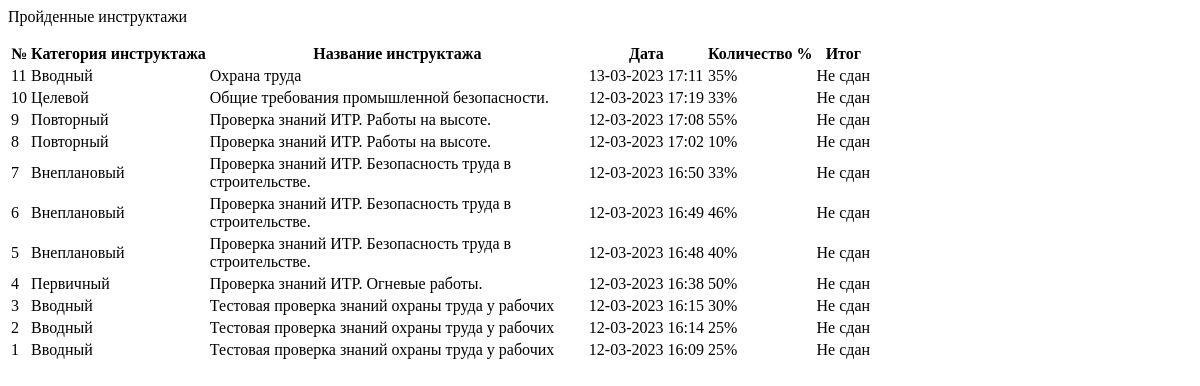
Page /account/profile/passed_inst/ (signed in) on the earlier database version.
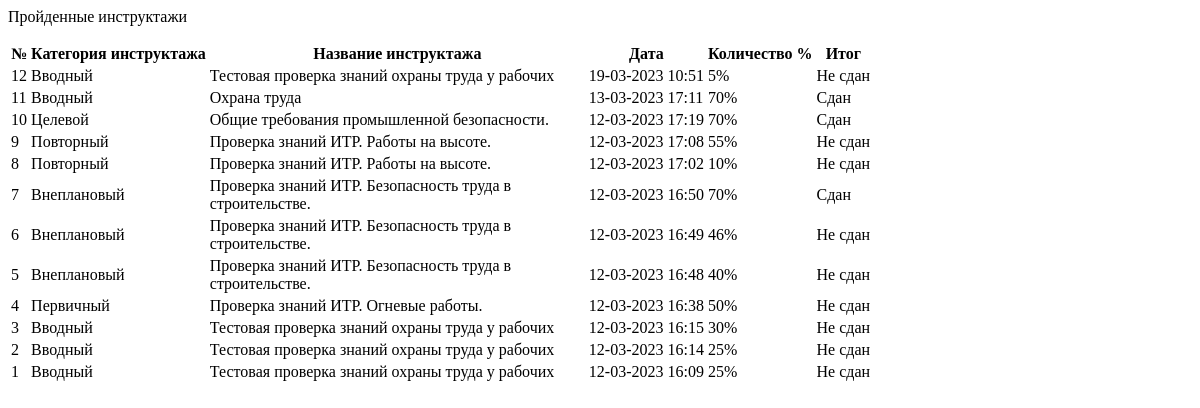
Same page on the later database version.
### initru/models.py (models this page shows, shortened)
class res(models.Model):
    user  = models.ForeignKey( CustomUser, on_delete=models.CASCADE, verbose_name='Пользователь')
    instruction  = models.ForeignKey( inst, on_delete=models.CASCADE, verbose_name='Инструктаж')
    quiz = models.ForeignKey(test, on_delete=models.CASCADE, verbose_name= 'Тест')
    date_instruction = models.DateTimeField( 'Дата прохождения инструктажа')
    date_instruction_end = models.DateTimeField('Повторное прохождение', null=True)
    result = models.IntegerField( 'Результат в %')
    mark = models.CharField('Прошел', max_length=255)
    class Meta:
        verbose_name = 'Результат'
        verbose_name_plural = 'Результаты'

class inst(models.Model):
    name_instruction = models.CharField(
        'Название инструктажа',
        max_length=64
    )
    date_period = models.IntegerField(
        'Период инструктажа'
    )
    def __str__(self):
        return f'{self.name_instruction}'
    class Meta:
        verbose_name = 'Инструктаж'
        verbose_name_plural = 'Инструктажи'

class test(models.Model):
    instruction = models.ForeignKey( inst, on_delete=models.CASCADE, verbose_name='Инструктаж' )
    name_test = models.CharField( 'Название теста инструктажа', max_length=125 )
    number_of_questions = models.IntegerField('Количество вопросов') ##
    time = models.IntegerField('Ограничение по времени') ##
    required_score_to_pass = models.IntegerField('Рекомендуемый балл в %', help_text='Рекомендуемый балл в %')
    type_user  = models.ForeignKey(typeuser, on_delete=models.CASCADE, verbose_name='Тип пользователя')
    file = models.FileField( 'Файл к тесту', upload_to='instr/', null=True, blank=True)
    class Meta:
        verbose_name = 'Тест'
        verbose_name_plural = 'Тесты'

### initru/views.py (the view)
# urls.py: path('account/profile/passed_inst/', passedView, name="passed_brief_view"),
@login_required
def passedView(request):
    page_name = 'passed_inst.html'
    obj_res = res.objects.filter(user= request.user).order_by("-date_instruction")
    values = {
        'obj':obj_res
    }
    return render(request, page_name, values)

### initru/templates/passed_inst.html
{% load static %}
<div style = 'max-width: 920px;'>
    <p class='text-uppercase text-secondary' style="font-family: 'Inter-Bold';">Пройденные инструктажи</p>
    <div>
        <table class = 'table table-hover table-sm'>
            <thead >
                <tr>
                    <th class = 'text-secondary' scope="col">№</th>
                    <th class = 'text-secondary' scope="col">Категория инструктажа</th>
                    <th class = 'text-secondary' scope="col">Название инструктажа</th>
                    <th class = 'text-secondary' scope="col">Дата</th>
                    <th class = 'text-secondary' scope="col">Количество %</th>
                    <th class='text-center text-secondary' scope="col">Итог</th>
                </tr>
            </thead>
            <tbody>
                {% for o in obj %}
                    <tr>
                        <td>{{ forloop.revcounter }}</td>
                        <td>{{ o.instruction }}</td>
                        <td style = 'max-width: 375px;'>{{ o.quiz.name_test }}</td>
                        <td>{{ o.date_instruction|date:'d-m-Y H:i' }}</td>
                        <td class = 'text-center'>{{ o.result }}%</td>
                        {% if o.mark == 'Не сдан' %}
                        <td class ='bg-danger text-white text-center'>
                            {{ o.mark }}
                        </td>
                        {% else %}
                        <td class = 'bg-success text-white text-center'>
                            {{ o.mark }}
                        </td>
                        {% endif %}
                    </tr>
                {% empty %}
                    <p style='font-family: "Inter-Bold"; color:#E7882B;'>Пока пусто.</p>
                {% endfor %}
            </tbody>
        </table>
    </div>
</div>

Differences in the rows shown:
added res: instruction "Вводный", quiz.name_test "Тестовая проверка знаний охраны труда у рабочих", date_instruction "19-03-2023 10:51", result "5", mark "Не сдан"
changed res "Охрана труда": result "35" → "70"; mark "Не сдан" → "Сдан"
changed res "Целевой": result "33" → "70"; mark "Не сдан" → "Сдан"
changed res (number 6 of 12 on the later page): result "33" → "70"; mark "Не сдан" → "Сдан"
